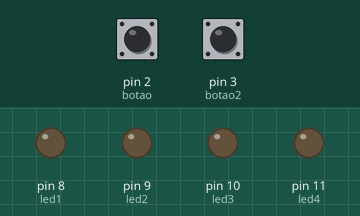
Bench run of a sketch on a simulated Arduino Uno, built with avr-gcc and run on an emulated ATmega328P. Parts: output pins drawn as LEDs (lit = HIGH). The test bench sets the inputs (shaded band); at power-on: pin 2 (botao) HIGH, pin 3 (botao2) HIGH.

Above: at 1.2 s.
1.3 s: pin 2 (botao) pulled LOW for 0.15 s
At 3.1 s:
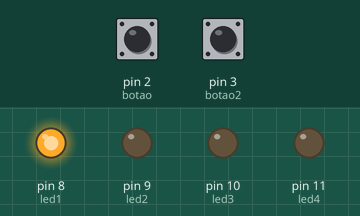
4.4 s: pin 3 (botao2) pulled LOW for 0.15 s
At 5.4 s:
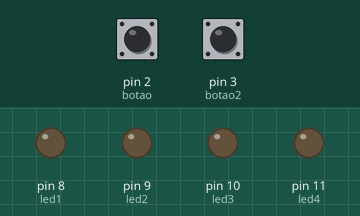
6.0 s: pin 2 (botao) pulled LOW for 1 s
At 8.8 s:
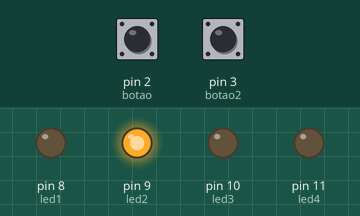
10.0 s: pin 3 (botao2) pulled LOW for 1 s
At 10.9 s:
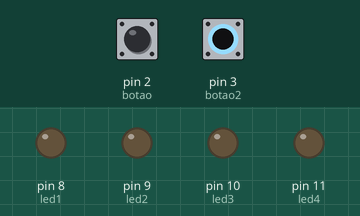
12.5 s: pin 2 (botao) pulled LOW for 0.15 s
At 14.3 s:
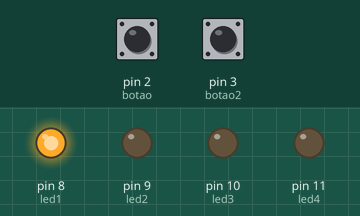
15.6 s: pin 3 (botao2) pulled LOW for 3.2 s
At 16.3 s:
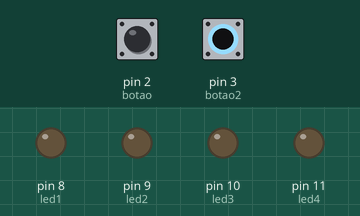
Timing chart, 0 to 18.6 s (numbered marks = the images above; inputs shaded):
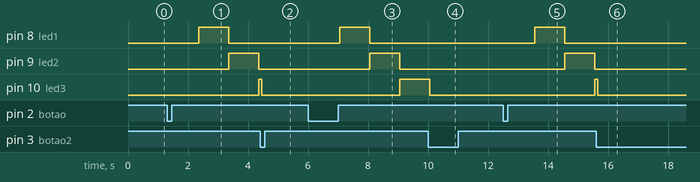

The sketch:

sequenciador_partida.ino
```cpp
/* ************************************************************************

Colégio SATC
Curso Técnico em Mecatrônica
Disciplina: Sistemas Embarcados
Turma: 3191
Professor: Marcos Antonio Jeremias Coelho

Programa: Sequenciador de Partida

Autor: Tiago Fortunato Rosset
Data: 12/04/2026
Versão: 1.0

************************************************************************ */

const int botao = 2;
const int botao2 = 3;
const int led1 = 8;
const int led2 = 9;
const int led3 = 10;
const int led4 = 11;
bool valorbotao = 1;      //Prepara a variável "valorbotao" para receber valores de 0 e 1
bool valorbotao2 = 1;      //Prepara a variável "valorbotao2" para receber valores de 0 e 1
bool ultimoestadobotao = 1;     //Prepara a variável "ultimoestadobotao" para receber valores de 0 e 1
bool ultimoestadobotao2 = 1;     //Prepara a variável "ultimoestadobotao2" para receber valores de 0 e 1
bool action = 0;
unsigned long timer = 0;     //Define "timer" como 0 e prepara para receber apenas valores positivos
unsigned long timer1 = 0;     //Define "timer1" como 0 e prepara para receber apenas valores positivos
unsigned long timer2 = 0;
const int debouncetimer = 50;     //Define o tempo do debounce como 50 milisegundos e prepara para receber apenas valores positivos

void setup() {
  pinMode(botao, INPUT_PULLUP);
  pinMode(botao2, INPUT_PULLUP);
  pinMode(led1, OUTPUT);
  pinMode(led2, OUTPUT);
  pinMode(led3, OUTPUT);
  pinMode(led4, OUTPUT);
}

void loop() {
  bool valorlido = digitalRead(botao);     //Lê o estado do botao
  bool valorlido2 = digitalRead(botao2);     //Lê o estado do botao2

  if(valorlido != ultimoestadobotao)     //Se o valor lido no pino 2 for diferente do "ultimoestadobotao"
  {
    timer = millis();     //Varia "timer" de acordo com um cronômetro em milisegundos
  }

  if((millis() - timer) > debouncetimer)      //Se do valor de um cronômetro em milisegundos é subtraido o valor de "timer" e o resultado for maior que o tempo definido no "debouncetimer"
  {
    if(valorlido != valorbotao)     //Se o valor lido for diferente do valor em "valorbotao"
    {
      valorbotao = valorlido;     //"valorbotao" passa a ter o valor de "valorlido"

      if(valorbotao == LOW)     //Se "valorbotao" for LOW
      {
        timer2 = millis();
        action = 1;
      }
    }
  }
  if(valorlido2 != ultimoestadobotao2)     //Se o valor lido no pino 2 for diferente do "ultimoestadobotao"
  {
    timer1 = millis();     //Varia "timer" de acordo com um cronômetro em milisegundos
  }

  if((millis() - timer1) > debouncetimer)      //Se do valor de um cronômetro em milisegundos é subtraido o valor de "timer" e o resultado for maior que o tempo definido no "debouncetimer"
  {
    if(valorlido2 != valorbotao2)     //Se o valor lido for diferente do valor em "valorbotao"
    {
      valorbotao2 = valorlido2;     //"valorbotao" passa a ter o valor de "valorlido"

      if(valorbotao2 == LOW)     //Se "valorbotao" for LOW
      {
        action = 0;
      }
    }
  }
  if(action == 1){
    if((millis() - timer2) >= 4000){
      digitalWrite(led1, 0);
      digitalWrite(led2, 0);
      digitalWrite(led3, 0);
      digitalWrite(led4, 1);
      timer2 = millis();
    }
    else if((millis() - timer2) >= 3000){
      digitalWrite(led1, 0);
      digitalWrite(led2, 0);
      digitalWrite(led3, 1);
      digitalWrite(led4, 0);
    }
    else if((millis() - timer2) >= 2000){
      digitalWrite(led1, 0);
      digitalWrite(led2, 1);
      digitalWrite(led3, 0);
      digitalWrite(led4, 0);
    }
    else if((millis() - timer2) >= 1000){
      digitalWrite(led1, 1);
      digitalWrite(led2, 0);
      digitalWrite(led3, 0);
      digitalWrite(led4, 0);
    }
  }
  else{
    digitalWrite(led1, 0);
    digitalWrite(led2, 0);
    digitalWrite(led3, 0);
    digitalWrite(led4, 0);
  }
  ultimoestadobotao = valorlido;      //Define o "ultimoestadobotao" com o valor de "valorlido"
  ultimoestadobotao2 = valorlido2;      //Define o "ultimoestadobotao2" com o valor de "valorlido2"
}
```

Measured:
- after the input at 1.3 s, pin 8 (led1): LOW → HIGH after 1.1 s, → LOW 1.0 s later; pin 9 (led2): LOW → HIGH after 2.1 s, → LOW 1.0 s later; pin 10 (led3): LOW → HIGH after 3.1 s
- after the input at 4.4 s, pin 10 (led3): HIGH → LOW after 0.05 s instead of 0.95 s; pin 11 (led4): stays LOW (without the input it goes to HIGH after 0.95 s)
- after the input at 6.0 s, pin 8 (led1): LOW → HIGH after 1.1 s, → LOW 1.0 s later; pin 9 (led2): LOW → HIGH after 2.1 s, → LOW 1.0 s later; pin 10 (led3): LOW → HIGH after 3.1 s
- after the input at 10.0 s, pin 8 (led1): stays LOW (without the input it goes to HIGH after 1.1 s); pin 9 (led2): stays LOW (without the input it goes to HIGH after 2.1 s); pin 11 (led4): stays LOW (without the input it goes to HIGH after 0.05 s)
- after the input at 12.5 s, pin 8 (led1): LOW → HIGH after 1.1 s, → LOW 1.0 s later; pin 9 (led2): LOW → HIGH after 2.1 s, → LOW 1.0 s later; pin 10 (led3): LOW → HIGH after 3.1 s
- after the input at 15.6 s, pin 8 (led1): stays LOW (without the input it goes to HIGH after 2.0 s); pin 9 (led2): stays LOW (without the input it goes to HIGH after 3.0 s); pin 11 (led4): stays LOW (without the input it goes to HIGH after 0.95 s)
